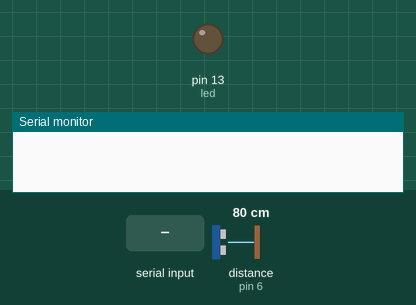
Simulated run of this sketch. Board: Arduino Uno, built with avr-gcc and run on an emulated ATmega328P. Shown: output pins drawn as LEDs (lit = HIGH), the last lines printed to the serial monitor. Wiring (inferred from the names in the program): ultrasonic range finder: trigger pin 7; echo pin 6. The test bench sets the inputs (shaded band); at power-on: distance to the obstacle (sensor on pin 6) 80 cm. The echo pulse lasts 58.3 µs per cm; random numbers use the default seed unless the sketch sets one; pins used as bus, display or sensor lines are not drawn.

Above: at 1.2 s.
1.3 s: "LED ON" received over the second serial link
At 2.0 s:
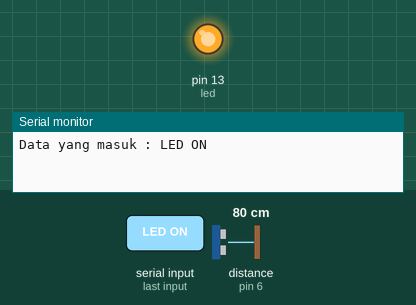
2.8 s: "LED OFF" received over the second serial link
At 3.3 s:
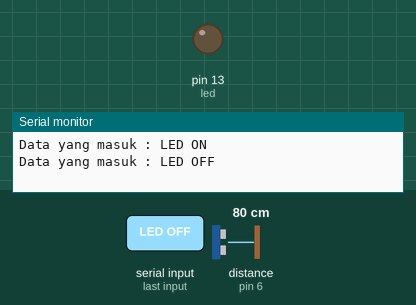
Timing chart, 0 to 5.8 s (numbered marks = the images above; inputs shaded):
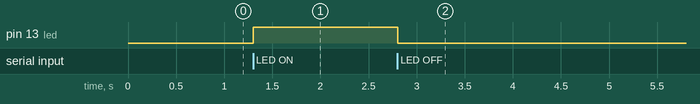

Measured:
- after the input at 1.3 s, pin 13 (led): LOW → HIGH at once
- after the input at 2.8 s, pin 13 (led): HIGH → LOW at once

The sketch:

Arduino_Sketch2.ino
```cpp
#include <SoftwareSerial.h>
SoftwareSerial mySerial(2,3); // Pin 2 = RX, Pin 3 = TX


//pin Ultrasonik
#define trigPin 7
#define echoPin 6

const int led = 13;
String statusLed = "OFF";
String statusSampah = "";
const int sensor1 = random(0,10);
const int sensor2 = random(11,20);
String data = "";

void setup() {
  // put your setup code here, to run once:
  Serial.begin(115200);
  mySerial.begin(115200);
  pinMode(led, OUTPUT);
  digitalWrite(led, LOW);
  pinMode(trigPin, OUTPUT);
  pinMode(echoPin, INPUT);
}

void loop() {
  // put your main code here, to run repeatedly:
  long duration, distance;
  digitalWrite(trigPin, LOW);
  delayMicroseconds(2);
  digitalWrite(trigPin, HIGH);
  delayMicroseconds(10);
  digitalWrite(trigPin, LOW);
  duration = pulseIn(echoPin, HIGH);
  distance = (duration/2) / 29.1;

    while (mySerial.available() > 0){
      char c = mySerial.read();
      data += c;
    }

  if(data.length() > 0){
    Serial.println("Data yang masuk : " + data);
    if (data == "LED ON"){
      digitalWrite(led, HIGH);
      statusLed = "ON";
      mySerial.print(" LED is ON");
    }
    else if (data == "LED OFF"){
      digitalWrite(led, LOW);
      statusLed = "OFF";
      mySerial.print(" LED is OFF");
    }
    else if (data == "SENSOR1"){
      if (distance <= 10){
        mySerial.print(" Sampah Penuh");
        statusSampah = "Sampah Penuh";
      } else if (distance >= 10 && distance < 16){
        mySerial.print(" Sampah Terisi");
        statusSampah = "Sampah Terisi";
      } else {
        mySerial.print(" Sampah Kosong");
        statusSampah = "Sampah Kosong";
      }
//      mySerial.print(" Sensor1 : " + String(sensor1));
    }
     else if (data == "SENSOR2"){
      mySerial.print(" Sensor2 : " + String(sensor2));
    }
     else if (data == "STATUS"){
      mySerial.print(String(" Kondisi Led : " + statusLed + '#'
                            + " Sensor1 : " + statusSampah + '#'
                            + " Sensor2 : " + sensor2));
    }
    data = "";
  }
}
```
